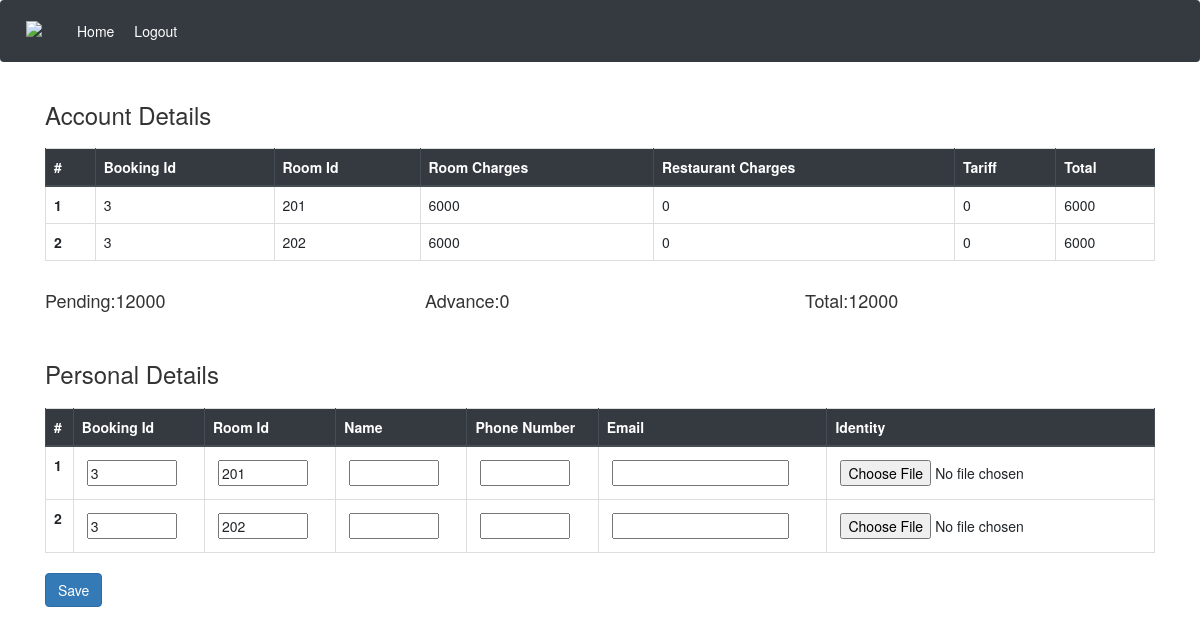
Page /details/3/ (signed in) on the committed database.
### first_app/models.py (models this page shows)
class Accounts(models.Model):
	Booking_Id=models.IntegerField(default=0)
	Room_Id=models.IntegerField(default=0)
	Room_charges=models.IntegerField(default=0)
	Restaurant_charges=models.IntegerField(default=0)
	Tariff_charges=models.IntegerField(default=0)

class Room_Details(models.Model):
	CATEGORY=(('Economy','Economy'),('Deluxe','Deluxe'),('SuperDeluxe','SuperDeluxe'),('Suite','Suite'))
	VALUES=((1500,1500),(3000,3000),(4000,4000),(5000,5000))
	Room_Id=models.IntegerField(primary_key=True)
	Type=models.CharField(choices=CATEGORY,max_length=30)
	Price=models.IntegerField(choices=VALUES)

### first_app/decorators.py (the view)
		def wrapper_func(request,*args,**kwargs):
			username=request.user.username
			user=User.objects.get(username=username)
			print(user)
			userr=Userr.objects.get(user=user)
			print(userr)
			status=userr.status
			print(status)
			if status in allowed:
				return view_func(request,*args,**kwargs)
			else:
				return HttpResponse("You are not authorized to view this page")

### first_app/forms.py
class GuestForm(ModelForm):
	class Meta:
		model=Personal
		fields=['Booking_Id','Room_Id','Name','Email','PhoneNumber','identity']

### templates/first_app/guest_details.html (shortened to what this page needs)
<!DOCTYPE html>
{% load staticfiles %}
<html>
<head>
  <link rel="stylesheet" href="https://stackpath.bootstrapcdn.com/bootstrap/4.3.1/css/bootstrap.min.css">
   <link rel="stylesheet" type="text/css" href="{% static 'first_app\fontawesome-free-5.11.2-web\css\all.css' %}">
<link rel="stylesheet" type="text/css" href="{% static 'first_app\bootstrap\css\bootstrap.css' %}" >
  <link rel="stylesheet" href="https://maxcdn.bootstrapcdn.com/bootstrap/3.4.1/css/bootstrap.min.css">
  <link rel="stylesheet" href="//code.jquery.com/ui/1.12.1/themes/base/jquery-ui.css">
</head>
<body>
  <nav class="navbar navbar-expand-lg navbar-dark bg-dark" >
  <a class="navbar-brand" href="#"><img style="height: 30px" src="{% static 'first_app/images/nuno.png' %}"></a>
        <a class="nav-link" href="{% url 'reception' %}" style=" text-align: right;"><span style="color: white;">Home </span><span class="sr-only">(current)</span></a>
        <a class="nav-link" href="{% url 'logout' %}" style=" text-align: right;"><span style="color: white;">Logout <span class="sr-only">(current)</span></a>
  </nav>
  <div class="container">
     <h3 style="margin-top: 20px;">Account Details</h3>
  <table class="table table-bordered">
  <thead class="thead-dark">
    <tr>
      <th scope="col">#</th>
      <th scope="col">Booking Id</th>
      <th scope="col">Room Id</th>
      <th scope="col">Room Charges</th>
      <th scope="col">Restaurant Charges</th>
      <th scope="col">Tariff</th>
      <th scope="col">Total</th>
    </tr>
  </thead>
  <tbody>
    {% for d,t in accounts %}
    <tr>
      <th scope="row">{{forloop.counter}}</th>
      <td>{{d.Booking_Id}}</td>
      <td>{{d.Room_Id}}</td>
      <td>{{d.Room_charges}}</td>
      <td>{{d.Restaurant_charges}}</td>
      <td>{{d.Tariff_charges}}</td>
      <td>{{t}}</td>
    </tr>
    {% endfor %}
      </tbody>
</table>
<div class="row">
  <div class="col-lg-4"><h4>Pending:{{pending}}</h4></div>
  <div class="col-lg-4"><h4>Advance:{{advance}}</h4></div>
  <div class="col-lg-4"><h4>Total:{{overall}}</h4></div>
</div>
    <h3 style="margin-top: 40px;">Personal Details</h3>
  {% if details %}
  <table class="table table-bordered">
  <thead class="thead-dark">
    <tr>
      <th scope="col">#</th>
      <th scope="col">Booking Id</th>
      <th scope="col">Room Id</th>
      <th scope="col">Name</th>
      <th scope="col">Phone Number</th>
      <th scope="col">Email</th>
      <th scope="col">Identity</th>
    </tr>
  </thead>
  <tbody>
    {% for d in details %}
    <tr>
      <th scope="row">{{forloop.counter}}</th>
      <td>{{d.Booking_Id}}</td>
      <td>{{d.Room_Id}}</td>
      <td>{{d.Name}}</td>
      <td>{{d.PhoneNumber}}</td>
      <td>{{d.Email}}</td>
      <td><img style="height: 220px; width: 350px" src="{{ d.identity.url }}"></td>
    </tr>
    {% endfor %}
      </tbody>
</table>
  {% else %}
   <form id="my_form" class="m_form" enctype="multipart/form-data" method="POST">
  <table class="table table-bordered">
  <thead class="thead-dark">
    <tr>
      <th scope="col">#</th>
      <th scope="col">Booking Id</th>
      <th scope="col">Room Id</th>
      <th scope="col">Name</th>
      <th scope="col">Phone Number</th>
      <th scope="col">Email</th>
      <th scope="col">Identity</th>
    </tr>
  </thead>
  <tbody>
    {% for d in rooms.all %}
    <tr>
      <th scope="row">{{forloop.counter}}</th>
      <td></td>
      <td></td>
      <td></td>
      <td></td>
      <td></td>
      <td></td>
    </tr>
    {% endfor %}
      </tbody>
</table>
<button type="submit" class="btn btn-primary">Save</button>
        </form>
    </div>
{% endif %}
</body>
</html>

### templates/first_app/guest_details.html (style rules this page uses)
table { margin-top: 20px; }

### rows in the picture
Accounts: Booking_Id "3", Room_Id "201", Room_charges "6000", Restaurant_charges "0", Tariff_charges "0"
Accounts: Booking_Id "3", Room_Id "202", Room_charges "6000", Restaurant_charges "0", Tariff_charges "0"

### other values in the picture
{{ pending }} "12000"
{{ advance }} "0"
{{ overall }} "12000"
